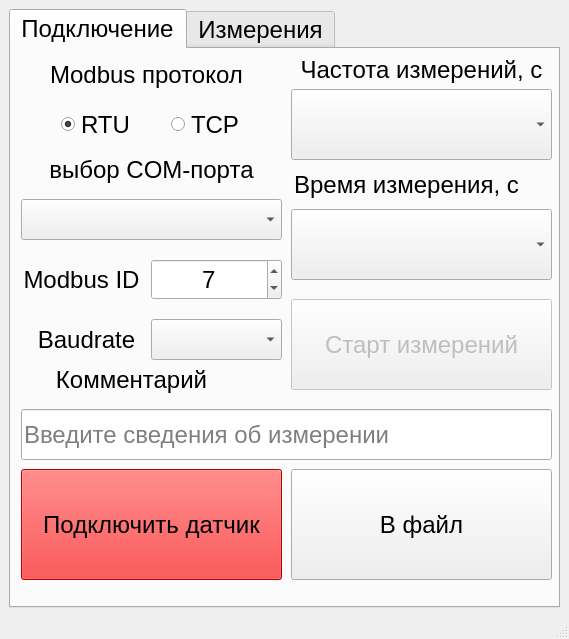
<?xml version="1.0" encoding="UTF-8"?>
<ui version="4.0">
 <class>MainWindow</class>
 <widget class="QMainWindow" name="MainWindow">
  <property name="geometry">
   <rect>
    <x>0</x>
    <y>0</y>
    <width>569</width>
    <height>639</height>
   </rect>
  </property>
  <property name="minimumSize">
   <size>
    <width>500</width>
    <height>500</height>
   </size>
  </property>
  <property name="maximumSize">
   <size>
    <width>1200</width>
    <height>800</height>
   </size>
  </property>
  <property name="windowTitle">
   <string>Датчик вибрации</string>
  </property>
  <widget class="QWidget" name="centralwidget">
   <layout class="QVBoxLayout" name="verticalLayout">
    <item>
     <widget class="QTabWidget" name="tabWidget">
      <property name="enabled">
       <bool>true</bool>
      </property>
      <property name="font">
       <font>
        <pointsize>18</pointsize>
       </font>
      </property>
      <property name="currentIndex">
       <number>0</number>
      </property>
      <widget class="QWidget" name="Connect">
       <attribute name="title">
        <string>Подключение</string>
       </attribute>
       <widget class="QLabel" name="lbl_Modbus">
        <property name="geometry">
         <rect>
          <x>10</x>
          <y>0</y>
          <width>251</width>
          <height>51</height>
         </rect>
        </property>
        <property name="font">
         <font>
          <pointsize>18</pointsize>
         </font>
        </property>
        <property name="text">
         <string>Modbus протокол</string>
        </property>
        <property name="textFormat">
         <enum>Qt::AutoText</enum>
        </property>
        <property name="alignment">
         <set>Qt::AlignCenter</set>
        </property>
       </widget>
       <widget class="QRadioButton" name="rBtn_RTU">
        <property name="enabled">
         <bool>true</bool>
        </property>
        <property name="geometry">
         <rect>
          <x>50</x>
          <y>60</y>
          <width>81</width>
          <height>31</height>
         </rect>
        </property>
        <property name="font">
         <font>
          <pointsize>18</pointsize>
         </font>
        </property>
        <property name="text">
         <string>RTU</string>
        </property>
        <property name="checked">
         <bool>true</bool>
        </property>
       </widget>
       <widget class="QRadioButton" name="rBtn_TCP">
        <property name="geometry">
         <rect>
          <x>160</x>
          <y>60</y>
          <width>81</width>
          <height>31</height>
         </rect>
        </property>
        <property name="font">
         <font>
          <pointsize>18</pointsize>
         </font>
        </property>
        <property name="text">
         <string>TCP</string>
        </property>
       </widget>
       <widget class="QLabel" name="lb_COMPort">
        <property name="geometry">
         <rect>
          <x>10</x>
          <y>100</y>
          <width>261</width>
          <height>41</height>
         </rect>
        </property>
        <property name="font">
         <font>
          <pointsize>18</pointsize>
         </font>
        </property>
        <property name="layoutDirection">
         <enum>Qt::RightToLeft</enum>
        </property>
        <property name="text">
         <string>выбор COM-порта</string>
        </property>
        <property name="alignment">
         <set>Qt::AlignCenter</set>
        </property>
       </widget>
       <widget class="QComboBox" name="cBox_COMPort">
        <property name="geometry">
         <rect>
          <x>10</x>
          <y>150</y>
          <width>261</width>
          <height>41</height>
         </rect>
        </property>
        <property name="font">
         <font>
          <pointsize>18</pointsize>
         </font>
        </property>
        <property name="maxVisibleItems">
         <number>5</number>
        </property>
        <property name="maxCount">
         <number>10</number>
        </property>
       </widget>
       <widget class="QLabel" name="lbl_ModbusID">
        <property name="geometry">
         <rect>
          <x>10</x>
          <y>210</y>
          <width>121</width>
          <height>41</height>
         </rect>
        </property>
        <property name="font">
         <font>
          <pointsize>18</pointsize>
         </font>
        </property>
        <property name="text">
         <string>Modbus ID</string>
        </property>
        <property name="alignment">
         <set>Qt::AlignCenter</set>
        </property>
       </widget>
       <widget class="QSpinBox" name="sBx_ModbusID">
        <property name="geometry">
         <rect>
          <x>140</x>
          <y>210</y>
          <width>131</width>
          <height>41</height>
         </rect>
        </property>
        <property name="font">
         <font>
          <pointsize>18</pointsize>
         </font>
        </property>
        <property name="alignment">
         <set>Qt::AlignCenter</set>
        </property>
        <property name="maximum">
         <number>999</number>
        </property>
        <property name="value">
         <number>7</number>
        </property>
       </widget>
       <widget class="QLabel" name="lbl_Baudrate">
        <property name="geometry">
         <rect>
          <x>20</x>
          <y>270</y>
          <width>111</width>
          <height>41</height>
         </rect>
        </property>
        <property name="font">
         <font>
          <pointsize>18</pointsize>
         </font>
        </property>
        <property name="text">
         <string>Baudrate</string>
        </property>
        <property name="alignment">
         <set>Qt::AlignCenter</set>
        </property>
       </widget>
       <widget class="QComboBox" name="cBox_Baudrate">
        <property name="geometry">
         <rect>
          <x>140</x>
          <y>270</y>
          <width>131</width>
          <height>41</height>
         </rect>
        </property>
        <property name="font">
         <font>
          <pointsize>18</pointsize>
         </font>
        </property>
        <property name="currentIndex">
         <number>-1</number>
        </property>
        <property name="maxCount">
         <number>7</number>
        </property>
       </widget>
       <widget class="QPushButton" name="pBtn_Connect">
        <property name="geometry">
         <rect>
          <x>10</x>
          <y>420</y>
          <width>261</width>
          <height>111</height>
         </rect>
        </property>
        <property name="font">
         <font>
          <pointsize>18</pointsize>
         </font>
        </property>
        <property name="styleSheet">
         <string notr="true">QPushButton {background-color : red;}
QPushButton:hover { background-color: salmon;}</string>
        </property>
        <property name="text">
         <string>Подключить датчик</string>
        </property>
       </widget>
       <widget class="QLabel" name="lbl_Freq">
        <property name="geometry">
         <rect>
          <x>280</x>
          <y>0</y>
          <width>261</width>
          <height>41</height>
         </rect>
        </property>
        <property name="font">
         <font>
          <pointsize>18</pointsize>
         </font>
        </property>
        <property name="text">
         <string>Частота измерений, с</string>
        </property>
        <property name="alignment">
         <set>Qt::AlignCenter</set>
        </property>
       </widget>
       <widget class="QComboBox" name="cBox_Freq">
        <property name="geometry">
         <rect>
          <x>280</x>
          <y>40</y>
          <width>261</width>
          <height>71</height>
         </rect>
        </property>
        <property name="font">
         <font>
          <pointsize>18</pointsize>
         </font>
        </property>
       </widget>
       <widget class="QComboBox" name="cBox_Time">
        <property name="geometry">
         <rect>
          <x>280</x>
          <y>160</y>
          <width>261</width>
          <height>71</height>
         </rect>
        </property>
        <property name="font">
         <font>
          <pointsize>18</pointsize>
         </font>
        </property>
       </widget>
       <widget class="QLabel" name="lbl_Time">
        <property name="geometry">
         <rect>
          <x>280</x>
          <y>120</y>
          <width>231</width>
          <height>31</height>
         </rect>
        </property>
        <property name="font">
         <font>
          <pointsize>18</pointsize>
         </font>
        </property>
        <property name="text">
         <string>Время измерения, с</string>
        </property>
        <property name="alignment">
         <set>Qt::AlignCenter</set>
        </property>
       </widget>
       <widget class="QPushButton" name="pBtn_Start">
        <property name="enabled">
         <bool>false</bool>
        </property>
        <property name="geometry">
         <rect>
          <x>280</x>
          <y>250</y>
          <width>261</width>
          <height>91</height>
         </rect>
        </property>
        <property name="font">
         <font>
          <pointsize>18</pointsize>
         </font>
        </property>
        <property name="text">
         <string>Старт измерений</string>
        </property>
       </widget>
       <widget class="QPushButton" name="pBtn_File">
        <property name="geometry">
         <rect>
          <x>280</x>
          <y>420</y>
          <width>261</width>
          <height>111</height>
         </rect>
        </property>
        <property name="font">
         <font>
          <pointsize>18</pointsize>
         </font>
        </property>
        <property name="text">
         <string>В файл</string>
        </property>
       </widget>
       <widget class="QLineEdit" name="lEd_FileComment">
        <property name="geometry">
         <rect>
          <x>10</x>
          <y>360</y>
          <width>531</width>
          <height>51</height>
         </rect>
        </property>
        <property name="font">
         <font>
          <pointsize>18</pointsize>
         </font>
        </property>
        <property name="text">
         <string/>
        </property>
        <property name="placeholderText">
         <string>Введите сведения об измерении</string>
        </property>
       </widget>
       <widget class="QLabel" name="lbl_FileComment">
        <property name="geometry">
         <rect>
          <x>10</x>
          <y>310</y>
          <width>221</width>
          <height>41</height>
         </rect>
        </property>
        <property name="font">
         <font>
          <pointsize>18</pointsize>
         </font>
        </property>
        <property name="text">
         <string>Комментарий</string>
        </property>
        <property name="alignment">
         <set>Qt::AlignCenter</set>
        </property>
       </widget>
      </widget>
      <widget class="QWidget" name="Measure">
       <property name="enabled">
        <bool>false</bool>
       </property>
       <attribute name="title">
        <string>Измерения</string>
       </attribute>
      </widget>
     </widget>
    </item>
   </layout>
  </widget>
  <widget class="QStatusBar" name="statusbar"/>
  <widget class="QMenuBar" name="menubar">
   <property name="geometry">
    <rect>
     <x>0</x>
     <y>0</y>
     <width>569</width>
     <height>21</height>
    </rect>
   </property>
  </widget>
 </widget>
 <resources/>
 <connections/>
</ui>
